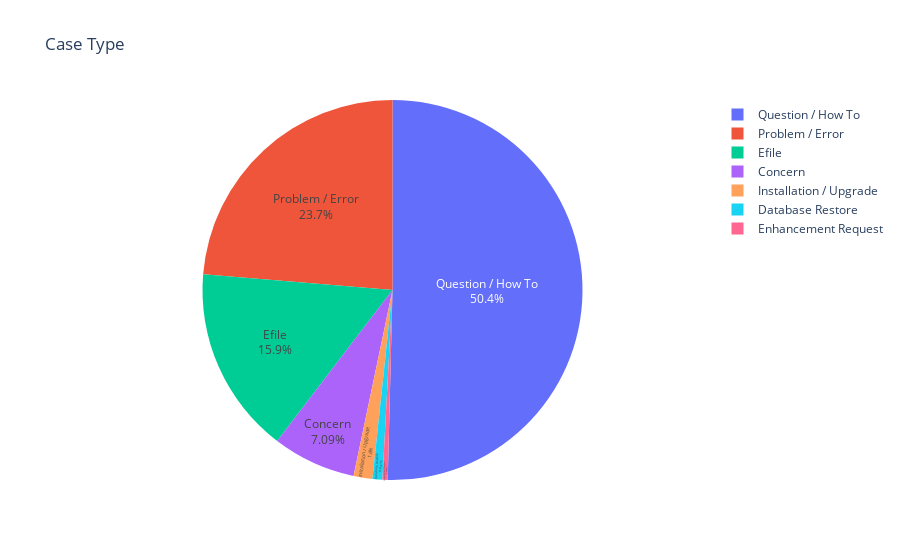

Here is the notebook cell this chart was saved with:
### Markdown cell above
- Insights: Most of the origin of the problem is related to Web

### Code cell
typecounts = df["Case Type"].value_counts().to_dict()
df1 = pd.DataFrame(list(typecounts.items()), columns=['Case_type', 'Counts'])

fig = px.pie(df1, values='Counts', names='Case_type',
             title='Case Type',labels='Case_type')
fig.update_traces(textposition='inside', textinfo='percent+label')
fig.show()

### Figure 1 — Plotly figure (JSON) as saved in the notebook; plotly's stock layout.template omitted (floating-point values rounded to 4 significant figures)
{"data": [{"domain": {"x": [0, 1], "y": [0, 1]}, "hovertemplate": "Case_type=%{label}<br>Counts=%{value}<extra></extra>", "labels": ["Question / How To", "Problem / Error", "Efile", "Concern", "Installation / Upgrade", "Database Restore", "Enhancement Request"], "legendgroup": "", "name": "", "showlegend": true, "textinfo": "percent+label", "textposition": "inside", "type": "pie", "values": [93537, 43945, 29593, 13159, 2971, 1561, 831]}], "layout": {"legend": {"tracegroupgap": 0}, "title": {"text": "Case Type"}}}
